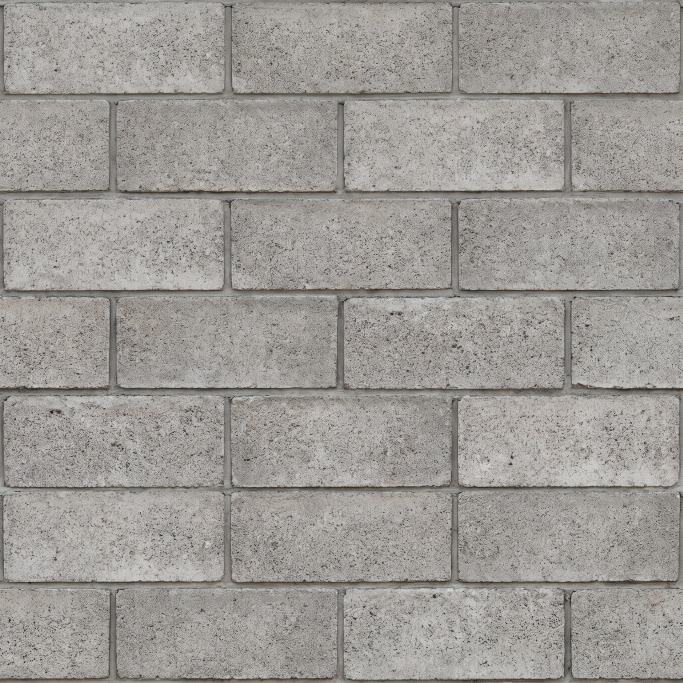
#> input picture assets-src/references/higgsfield/50_texture_hollow_block.jpg, 2048 x 2048 px, found by its file name (shown at 1/3 size); its folder holds 8 pictures in this run
$ python remaster.py ../../assets-src/references/higgsfield/19_texture_wood_planks_v2_tiled.jpg
#> lines starting #> are read from the running program, lines starting #| are printed output that depends on the picture
"""Remaster the batch 3 Higgsfield textures into the 512 px game textures in public/assets/tex.

Run from the repo root: python3 scripts/tex/remaster.py [--report]   (numpy and Pillow only)

Sources are the 2048 px seamless files in assets-src/references/higgsfield (provenance in PROVENANCE.md).
Every filter works on the whole tile in the frequency domain, so it wraps around the edges and the result stays seamless.

What the remaster does, per texture (parameters in TEXTURES):
- equalise: divides out the local mean brightness (a periodic Gaussian of the given size, in fractions of the tile).
  Tile-sized blotches are what make a repeat obvious from a distance; the fine detail (joints, cracks, grain) stays.
  `down` only flattens along each column, keeping the corrugation profile across the sheet.
  `wrap` crossfades the top/bottom join (galvanized sheet: its streaks were cut there, a faint band when tiled).
  `mask` leaves the darkest pixels (mortar joints, tile gaps, terrazzo chips) out of the mean, so they keep their depth.
- grey / colour / neutral: as before (detail maps modulate the vertex colour; colour maps keep their hue).
- lift: raises the darkest values so tile gaps read as shadow, not as black lines (the shader adds the relief now).
--report prints, for the old and the new game file: tile-scale blotchiness (spread of a 1/32-tile blur, lower repeats less)
and the wrap seam (difference across the wrap edge / difference between neighbouring rows, about 1 is invisible).
"""
import sys
import numpy as np
from PIL import Image

SRC = 'assets-src/references/higgsfield/'
OUT = 'public/assets/tex/'
SIZE = 512


def load(name):
    return np.asarray(Image.open(SRC + name).convert('RGB')).astype(np.float64) / 255


def lum(a):
    return a @ np.array([0.2126, 0.7152, 0.0722]) if a.ndim == 3 else a


def blur(x, sx, sy=None):
    """Periodic Gaussian blur, sigma in fractions of the tile (sx across, sy down)."""
    sy = sx if sy is None else sy
    h, w = x.shape
    fy = np.fft.fftfreq(h)[:, None] * h  # cycles per tile
    fx = np.fft.fftfreq(w)[None, :] * w
    k = np.exp(-2 * np.pi ** 2 * ((sx * fx) ** 2 + (sy * fy) ** 2))
    return np.real(np.fft.ifft2(np.fft.fft2(x) * k))


def equalise(a, sx, sy=None, strength=1.0, mask=None):
    """Flatten brightness variations larger than the blur; mask = percentile of darkest pixels left out of the mean."""
    L = lum(a)
    m = np.ones_like(L) if mask is None else (L > np.percentile(L, mask)).astype(np.float64)
    mu = blur(L * m, sx, sy) / np.maximum(blur(m, sx, sy), 1e-3)
    target = (L * m).sum() / m.sum()
    g = (target / np.maximum(mu, 1e-3)) ** strength
    return a * (g[..., None] if a.ndim == 3 else g)


def equalise_down(a, sy, strength=1.0):
    """Flatten brightness variations along each column (banding, blotches down a corrugation) and keep the profile across."""
    L = lum(a)
    mu = blur(L, 0, sy)
    g = (L.mean(axis=0, keepdims=True) / np.maximum(mu, 1e-3)) ** strength
    return a * (g[..., None] if a.ndim == 3 else g)


def wrap_down(a, frac):
    """Crossfade the bottom rows into the top ones and stretch back: a seamless top/bottom join for textures whose streaks
    run down the tile (stretching along them does not show)."""
    h = a.shape[0]; n = int(h * frac)
    w = np.linspace(0, 1, n, endpoint=False)[:, None, None]
    out = a[:h - n].copy()
    out[:n] = a[h - n:] * (1 - w) + a[:n] * w
    im = Image.fromarray((out.clip(0, 1) * 255).round().astype(np.uint8), 'RGB').resize((a.shape[1], h), Image.LANCZOS)
    return np.asarray(im).astype(np.float64) / 255


def resize(a):
    mode = 'RGB' if a.ndim == 3 else 'L'
    im = Image.fromarray((a.clip(0, 1) * 255).round().astype(np.uint8), mode)
    return np.asarray(im.resize((SIZE, SIZE), Image.LANCZOS)).astype(np.float64) / 255


def grey(a, contrast, mean, lift=None):
    g = resize(lum(a))
    g = (g - g.mean()) * contrast + mean
    if lift:  # (threshold, keep): values under the threshold keep only `keep` of their distance to it
        t, keep = lift
        g = np.where(g < t, t - (t - g) * keep, g)
    return np.repeat(g[..., None], 3, axis=2)


def colour(a, mean):
    c = resize(a)
    return c * (mean / c.mean())


def neutral(a, mean):
    c = resize(a)
    return c / c.reshape(-1, 3).mean(0) * mean


# name: (source, steps before the finish, finish)
TEXTURES = {
    'hollow_block': ('50_texture_hollow_block.jpg',
                     [dict(sx=0.12), dict(sx=0.05, strength=0.7, mask=18)],
                     lambda a: grey(a, 1.5, 0.84)),
    'asphalt': ('27_texture_asphalt.jpg',
                [dict(sx=0.06, strength=0.85)],
                lambda a: grey(a, 1.4, 0.9)),
    'clay_tiles': ('29_texture_clay_roof_tiles.jpg',
                   [dict(sx=0.05, strength=0.6, mask=22)],
                   lambda a: grey(a, 1.15, 0.86, lift=(0.5, 0.55))),
    'corrugated': ('25_texture_corrugated_galvanized.jpg',
                   [dict(down=0.15, strength=0.7), dict(wrap=0.125)],
                   lambda a: grey(a, 1.4, 0.88)),
    'corrugated_rusty': ('26_texture_corrugated_rusty.jpg',
                         [dict(sx=0.08, strength=0.7)],
                         lambda a: colour(a, 0.86)),
    'palm_trunk': ('49_texture_palm_trunk_v2_tiled.jpg',
                   [dict(sx=0.03, strength=0.85)],
                   lambda a: grey(a, 1.3, 0.86)),
    'terrazzo': ('28_texture_terrazzo_tiled.jpg',
                 [dict(sx=0.1, strength=0.6, mask=20)],
                 lambda a: colour(a, 0.92)),
    'sand_trampled': ('31_texture_sand_trampled.jpg',
                      [dict(sx=0.08, strength=0.8)],
                      lambda a: neutral(a, 0.9)),
}


def blotch(g):
    """Spread of a 1/32-tile blur relative to the mean: patches (block tones, bands, stains) that show as a repeat."""
    b = blur(g, 1 / 32)
    return b.std() / g.mean()


def seam(g):
    """Wrap-edge difference over the mean neighbouring-row/column difference (both axes, worst)."""
    out = []
    for x in (g, g.T):
        across = np.abs(x[0] - x[-1]).mean()
        inside = np.abs(np.diff(x, axis=0)).mean()
        out.append(across / inside)
    return max(out)


def main():
    report = '--report' in sys.argv
    old = {n: lum(np.asarray(Image.open(OUT + n + '.jpg').convert('RGB')).astype(np.float64) / 255) for n in TEXTURES} if report else {}
    for name, (src, steps, finish) in TEXTURES.items():
        a = load(src)
        for s in steps:
            a = wrap_down(a, s['wrap']) if 'wrap' in s else equalise_down(a, s['down'], s['strength']) if 'down' in s else equalise(a, **s)
#> this loop made 2 passes
#> target in equalise on passes 1 to 2: 0.606, 0.652
        out = finish(a)
#> in resize, `mode = 'RGB' if a.ndim == 3 else 'L'`: mode = 'L'
#> in resize, `return np.asarray(im.resize((SIZE, SIZE), Image.LANCZOS)).astype(np.fl..`:
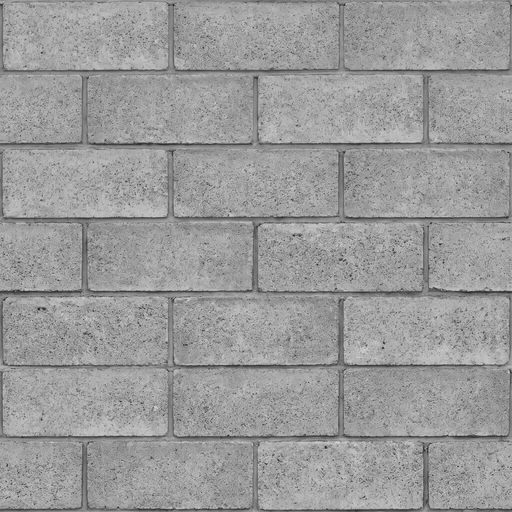
#> returned value: shape (512, 512) float64; min 0.0706, max 0.851, mean 0.606
#> in grey, `g = (g - g.mean()) * contrast + mean`:
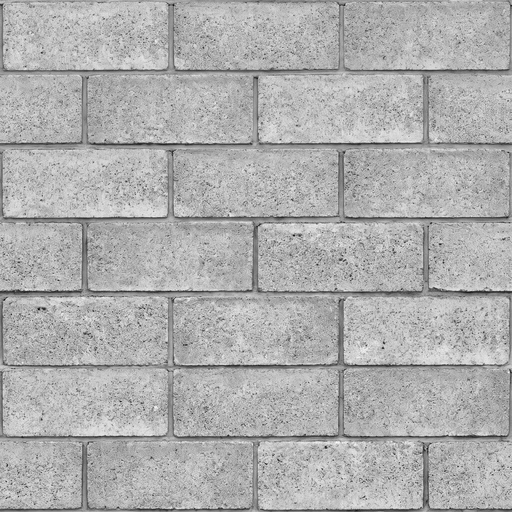
#> g: shape (512, 512) float64; min 0.037, max 1.21, mean 0.84; drawn with min black and max white
        Image.fromarray((out.clip(0, 1) * 255).round().astype(np.uint8), 'RGB').save(OUT + name + '.jpg', quality=88)
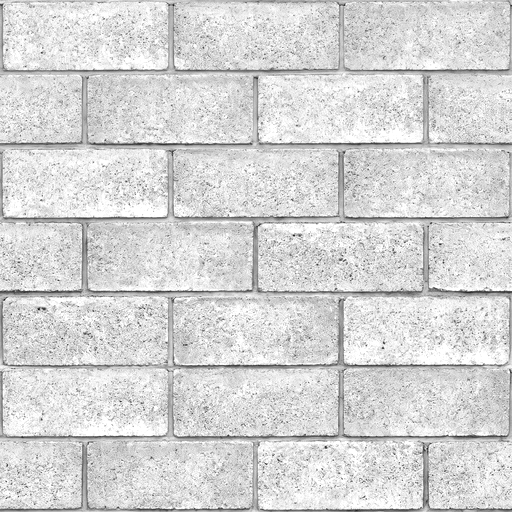
#> saved as hollow_block.jpg: PIL image 512x512 RGB; min 9, max 255, mean 213.8
        if report:
            g = lum(out)
            print(f'{name:17s} blotch {blotch(old[name]):.3f} -> {blotch(g):.3f}   seam {seam(old[name]):.2f} -> {seam(g):.2f}   mean {g.mean():.2f}')
#> pass 2 of the loop in main, `for name, (src, steps, finish) in TEXTURES.items():`:
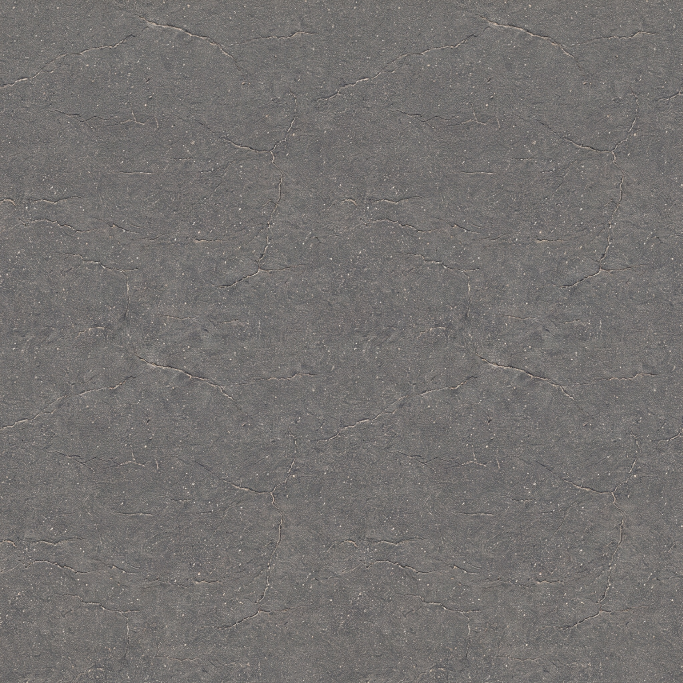
#> input picture assets-src/references/higgsfield/27_texture_asphalt.jpg, 2048 x 2048 px, found by its file name (shown at 1/3 size)
#> the loop in main, `for s in steps:` made 1 pass
#> target in equalise on pass 1: 0.447
#> pass 1, in equalise (call 3), `g = (target / np.maximum(mu, 1e-3)) ** strength`:
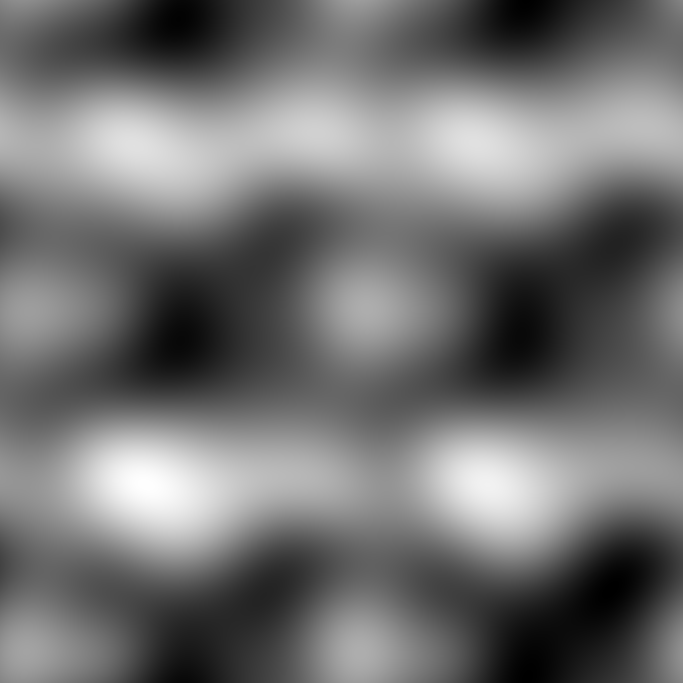
#> g: shape (2048, 2048) float64 (shown at 1/3 size); min 0.991, max 1.01, mean 1; drawn with min black and max white
#> in main, `Image.fromarray((out.clip(0, 1) * 255).round().astype(np.uint8), 'RGB'..`:
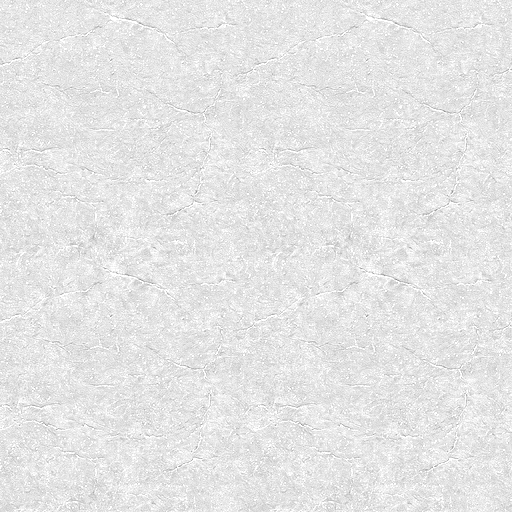
#> saved as asphalt.jpg: PIL image 512x512 RGB; min 136, max 255, mean 229.1


if __name__ == '__main__':
#> (the run stopped early here; a loop or call above may not have finished)
